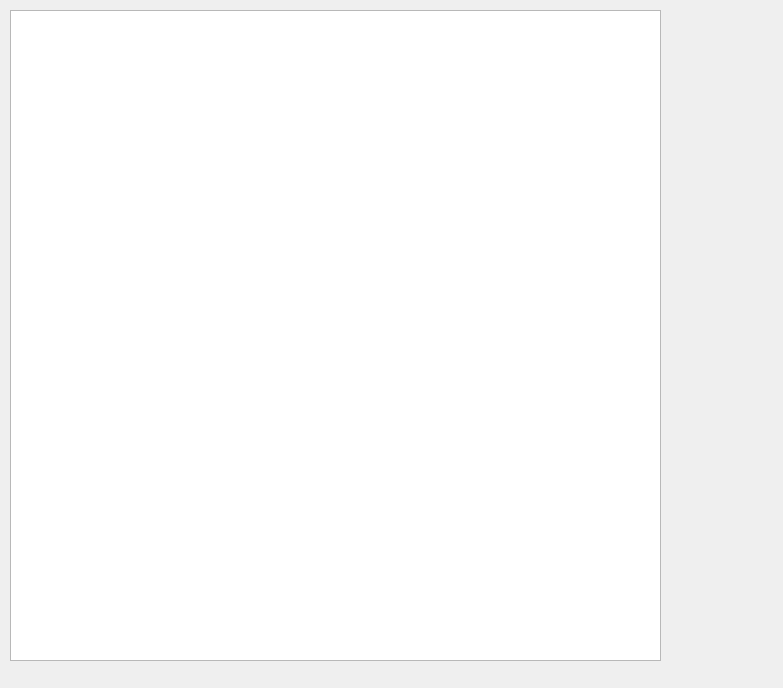
<?xml version="1.0" encoding="UTF-8"?>
<ui version="4.0">
 <class>Dialog</class>
 <widget class="QDialog" name="Dialog">
  <property name="geometry">
   <rect>
    <x>0</x>
    <y>0</y>
    <width>783</width>
    <height>688</height>
   </rect>
  </property>
  <property name="windowTitle">
   <string>Dialog</string>
  </property>
  <widget class="QGraphicsView" name="graphicsView">
   <property name="geometry">
    <rect>
     <x>10</x>
     <y>10</y>
     <width>651</width>
     <height>651</height>
    </rect>
   </property>
  </widget>
 </widget>
 <layoutdefault spacing="6" margin="11"/>
 <resources/>
 <connections/>
</ui>
